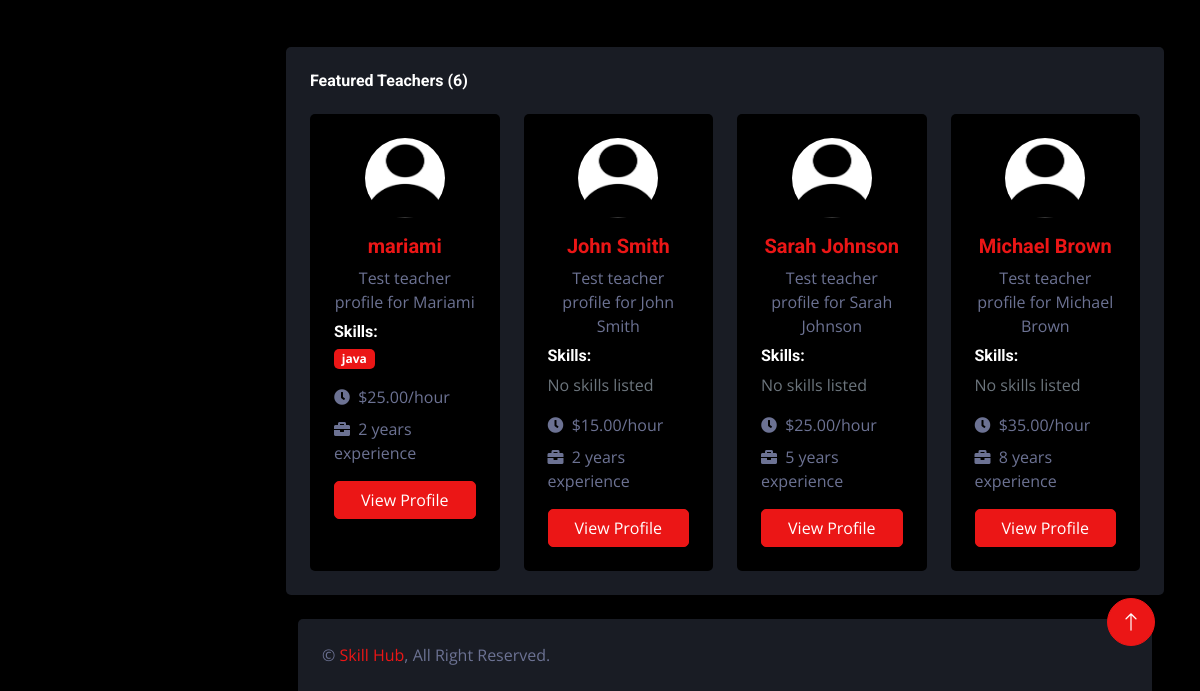
Before: /teaching/dashboard/student/ (signed in, lower part) with the older database file.
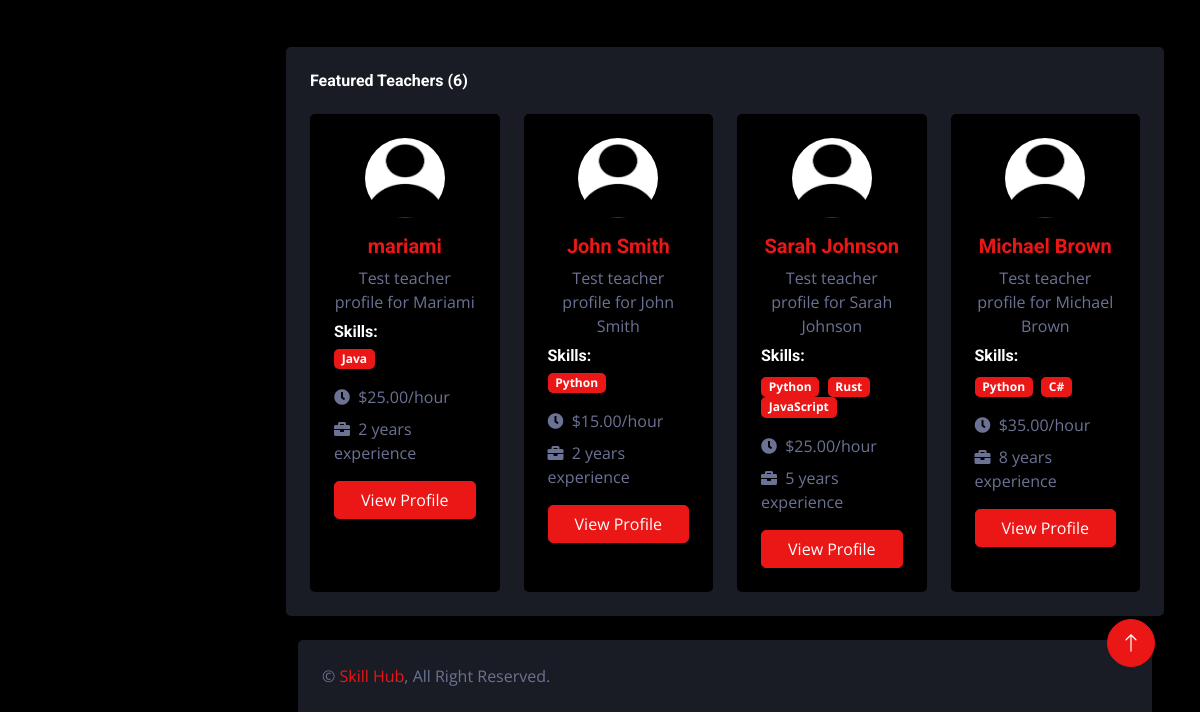
After: the same page with the newer database file.
### teaching/models.py (models this page shows, shortened)
class TeacherProfile(models.Model):
    user = models.OneToOneField(settings.AUTH_USER_MODEL, on_delete=models.CASCADE, related_name='teacher_profile')
    profile_picture = models.ImageField(upload_to='profile_pictures/', blank=True, null=True)
    bio = models.TextField(null=True, blank=True)
    skills = models.ManyToManyField(Skill, blank=True)
    hourly_rate = models.DecimalField(max_digits=6, decimal_places=2, default=0.0)
    communication_methods = models.JSONField(default=list, blank=True)
    experience_years = models.PositiveIntegerField(default=0)
    rating = models.FloatField(default=0, validators=[MinValueValidator(0), MaxValueValidator(5)])
    total_reviews = models.PositiveIntegerField(default=0)
    join_date = models.DateField(auto_now_add=True)

class Skill(models.Model):
    name = models.CharField(max_length=100)
    description = models.TextField(blank=True, null=True)
    def __str__(self):
        return self.name

### users/models.py (models this page shows, shortened)
class User(AbstractUser):
    ROLES = (
        ('student', 'Student'),
        ('teacher', 'Teacher'),
    )
    role = models.CharField(max_length=10, choices=ROLES)
    bio = models.TextField(blank=True, null=True)
    profile_picture = models.ImageField(upload_to='profile_pictures/', blank=True, null=True)
    date_joined = models.DateTimeField(auto_now_add=True)
    updated_at = models.DateTimeField(auto_now=True)
    class Meta:
        verbose_name = 'User'
        verbose_name_plural = 'Users'

### teaching/views.py (the view)
# urls.py: path('dashboard/student/', views.student_dashboard, name='student_dashboard'),
@login_required
def student_dashboard(request):
    if request.user.role != 'student':
        messages.error(request, 'Access denied. Student privileges required.')
        return redirect('dashboard')
    bookings = Booking.objects.filter(
        student=request.user
    ).select_related('teacher__user').order_by('-created_at')
    pending_bookings = bookings.filter(status='PENDING').count()
    teachers = TeacherProfile.objects.select_related('user').all()
    teachers = filter_teachers(request, teachers)  # Apply filtering
    context = {
        'bookings': bookings,
        'pending_bookings': pending_bookings,
        'total_teachers': teachers.count(),
        'featured_teachers': teachers[:4]
    }
    return render(request, 'teaching/dash_student.html', context)

### bookings/context_processors.py (called while the page is built)
def unread_notifications(request):
    if request.user.is_authenticated:
        notifications = Notification.objects.filter(recipient=request.user, is_read=False)
        return {'notifications': notifications}
    return {'notifications': []}

### teaching/views.py (called while the page is built, shortened)
def filter_teachers(request, teachers_query):
    experience = request.GET.get('experience')
    platforms = request.GET.getlist('platforms')
    rate = request.GET.get('rate')
    if platforms:
        for platform in platforms:
            teachers_query = teachers_query.filter(communication_methods__icontains=platform)
    if rate:
        try:
            rate_value = float(rate)
            teachers_query = teachers_query.filter(hourly_rate__lte=rate_value)
        except ValueError:
            pass
    return teachers_query

### users/context_processors.py (called while the page is built)
def navbar_data(request):
    if request.user.is_authenticated:
        messages = Message.objects.filter(receiver=request.user).order_by('-timestamp')[:5]
        notifications = Notification.objects.filter(user=request.user).order_by('-timestamp')[:5]
        return {'messages': messages, 'notifications': notifications}
    return {}

### teaching/templates/teaching/dash_student.html (shortened to what this page needs)
{% extends 'base.html' %}
    {% block content %}
    {% include 'components/assignments_status.html' %}
    {% include 'components/featured_teachers.html' %}
    {% endblock %}

### templates/components/featured_teachers.html
{% load static %}
<div class="container-fluid pt-4 px-4">
    <div class="bg-secondary rounded p-4">
        <h6 class="mb-4">Featured Teachers ({{ total_teachers }})</h6>
        {% if featured_teachers %}
            <div class="row g-4">
                {% for teacher in featured_teachers %}
                    <div class="col-sm-6 col-xl-3">
                        <div class="bg-dark rounded p-4 h-100">
                            <div class="text-center mb-3">
                                {% if teacher.profile_picture %}
                                    <img class="rounded-circle" src="{{ teacher.profile_picture.url }}" alt="Teacher Image" style="width: 80px; height: 80px;">
                                {% else %}
                                    <img class="rounded-circle" src="{% static 'img/img.png' %}" alt="Default" style="width: 80px; height: 80px;">
                                {% endif %}
                            </div>
                            <h5 class="text-center text-primary mb-2">
                                {{ teacher.user.get_full_name|default:teacher.user.username }}
                            </h5>
                            <p class="text-center mb-2">
                                {{ teacher.bio|default:"No bio available"|truncatewords:10 }}
                            </p>
                            <div class="mb-3">
                                <h6 class="mb-2">Skills:</h6>
                                {% if teacher.skills.all %}
                                    {% for skill in teacher.skills.all %}
                                        <span class="badge bg-primary me-1">{{ skill }}</span>
                                    {% endfor %}
                                {% else %}
                                    <span class="text-muted">No skills listed</span>
                                {% endif %}
                            </div>
                            <div class="mb-2">
                                <i class="fa fa-clock me-1"></i>
                                <span>${{ teacher.hourly_rate|default:"Not set" }}/hour</span>
                            </div>
                            <div class="mb-2">
                                <i class="fa fa-briefcase me-1"></i>
                                <span>{{ teacher.experience_years|default:"0" }} years experience</span>
                            </div>
                            <a href="{% url 'teacher_profile' teacher.id %}" class="btn btn-primary w-100 mt-2">View Profile</a>
                        </div>
                    </div>
                {% endfor %}
            </div>
        {% else %}
            <div class="alert alert-info">
                No teachers found at this time.
            </div>
        {% endif %}
    </div>
</div>

Changed rows visible on the page:
changed Skill: name "java" → "Java"
changed TeacherProfile "Test teacher profile for John Smith": no longer shows "No skills listed"
added Skill: name "Python"
changed TeacherProfile "Test teacher profile for Sarah Johnson": no longer shows "No skills listed"
added Skill: name "Rust", shown under TeacherProfile "Test teacher profile for Sarah Johnson"
added Skill: name "JavaScript", shown under TeacherProfile "Test teacher profile for Sarah Johnson"
changed TeacherProfile "Test teacher profile for Michael Brown": no longer shows "No skills listed"
added Skill: name "C#", shown under TeacherProfile "Test teacher profile for Michael Brown"
